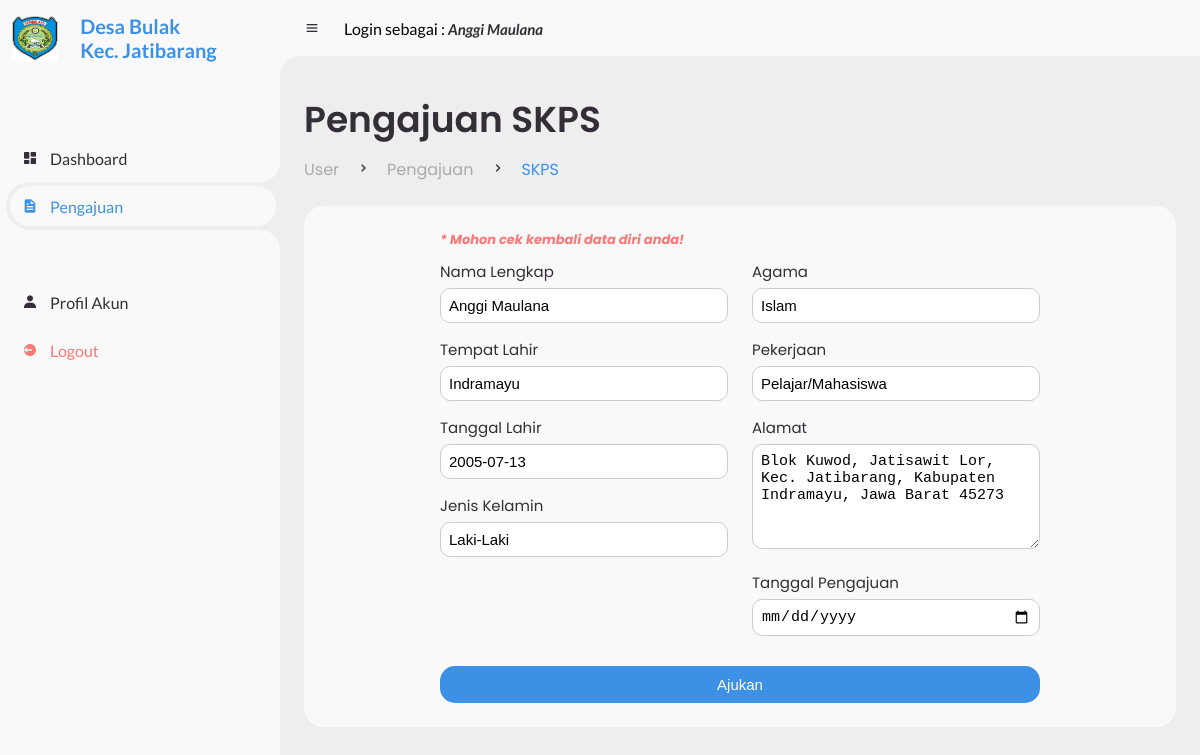
/user/pengajuan/skps.php (signed in), run on the app's committed database.
### tables this page shows
CREATE TABLE `user` (
  `user_id` int(11) NOT NULL,
  `nama` varchar(255) NOT NULL,
  `nik` varchar(20) NOT NULL,
  `tempat_lahir` varchar(255) NOT NULL,
  `tanggal_lahir` date NOT NULL,
  `jenis_kelamin` varchar(255) NOT NULL,
  `agama` varchar(255) NOT NULL,
  `alamat` varchar(255) NOT NULL,
  `pekerjaan` varchar(255) NOT NULL,
  `pendidikan` varchar(255) NOT NULL,
  `status_pernikahan` varchar(255) NOT NULL,
  `password` varchar(255) NOT NULL
);

### user/pengajuan/skps.php (the view, shortened to what this page needs)
<?php
include "header.php";
require '../../config/db.php';
$nik = $_SESSION['nik'];
$sql = "SELECT * FROM user WHERE nik = '$nik'";
$result = mysqli_query($conn, $sql);
$userData = mysqli_fetch_assoc($result);
$displayName = $userData['nama'];
?>
<body>
<section id="sidebar">
    <?php include 'brand.php'; ?>
    <ul class="side-menu top">
        <li>
            <a href="../index.php">
                <i class='bx bxs-dashboard' ></i>
                <span class="text">Dashboard</span>
            </a>
        </li>
        <li class="active">
            <a href="../pengajuan.php">
                <i class='bx bxs-file' ></i>
                <span class="text">Pengajuan</span>
            </a>
        </li>
    </ul>
    <ul class="side-menu">
        <li>
            <a href="../profil.php">
                <i class='bx bxs-user' ></i>
                <span class="text">Profil Akun</span>
            </a>
        </li>
        <li>
            <a href="../logout.php" class="logout">
                <i class='bx bxs-log-out-circle' ></i>
                <span class="text">Logout</span>
            </a>
        </li>
    </ul>
</section>
<section id="content">
    <?php include "navbar.php" ?>
    <main>
        <div class="head-title">
            <div class="left">
                <h1>Pengajuan SKPS</h1>
                <ul class="breadcrumb">
                    <li>
                        <a href="../index.html">User</a>
                    </li>
                    <li><i class='bx bx-chevron-right' ></i></li>
                    <li>
                        <a href="../pengajuan.html">Pengajuan</a>
                    </li>
                    <li><i class='bx bx-chevron-right' ></i></li>
                    <li>
                        <a class="active" href="#">SKPS</a>
                    </li>
                </ul>
            </div>
        </div>
        <div class="table-data">
            <div class="order">
                <div class="formulir-pengajuan"  id="pengajuanForm">
                    <form action="proses/skps.php" method="POST">
                        <h4>* Mohon cek kembali data diri anda!</h4>
                        <div class="form-row">
                            <div class="form-column">
                                <div class="data-user">
                                    <label for="nama">Nama Lengkap</label>
                                    <input type="text" name="nama" id="nama" value="<?php echo $userData['nama']; ?>" required>
                                </div>
                                <div class="data-user">
                                    <div class="ttl">
                                        <label for="tempat">Tempat Lahir</label>
                                        <input type="text" name="tempat" id="tempat" value="<?php echo $userData['tempat_lahir']; ?>" required>
                                    </div>
                                    <div class="ttl">
                                        <label for="tanggal">Tanggal Lahir</label>
                                        <input type="text" name="tanggal" id="tanggal" value="<?php echo $userData['tanggal_lahir']; ?>" required>
                                    </div>
                                </div>
                                <div class="data-user">
                                    <label for="jenis_kelamin">Jenis Kelamin</label>
                                    <input type="text" name="jenis_kelamin" id="jenis_kelamin" value="<?php echo $userData['jenis_kelamin']; ?>" required>
                                </div>
                            </div>
                            <div class="form-column">
                                <div class="data-user">
                                    <label for="agama">Agama</label>
                                    <input type="text" name="agama" id="agama" value="<?php echo $userData['agama']; ?>" required>
                                </div>
                                <div class="data-user">
                                    <label for="pekerjaan">Pekerjaan</label>
                                    <input type="text" name="pekerjaan" id="pekerjaan" value="<?php echo $userData['pekerjaan']; ?>" required>
                                </div>
                                <div class="data-user">
                                    <label for="alamat">Alamat</label>
                                    <textarea name="alamat" id="alamat"><?php echo $userData['alamat']; ?></textarea>
                                </div>
                                <div class="data-user">
                                    <label for="tgl_pengajuan">Tanggal Pengajuan</label>
                                    <input type="date" name="tgl_pengajuan" id="tgl_pengajuan" required>
                                </div>
                            </div>
                        </div>
                        <button type="submit">Ajukan</button>
                    </form>
                </div>
            </div>
        </div>
    </main>
</section>
</body>
</html>

### user/pengajuan/navbar.php (shortened to what this page needs)
<nav>
    <i class='bx bx-menu'></i>
    <p>Login sebagai : <a href="#" class="nav-link"><i><?php echo htmlspecialchars($displayName, ENT_QUOTES, 'UTF-8'); ?></i></a></p>
</nav>

### data on the page
user: nama "Anggi Maulana", tempat "Indramayu", tanggal "2005-07-13", jenis_kelamin "Laki-Laki", agama "Islam", pekerjaan "Pelajar/Mahasiswa", alamat "Blok Kuwod, Jatisawit Lor, Kec. Jatibarang, Kabupaten Indramayu, Jawa Barat 45273"
